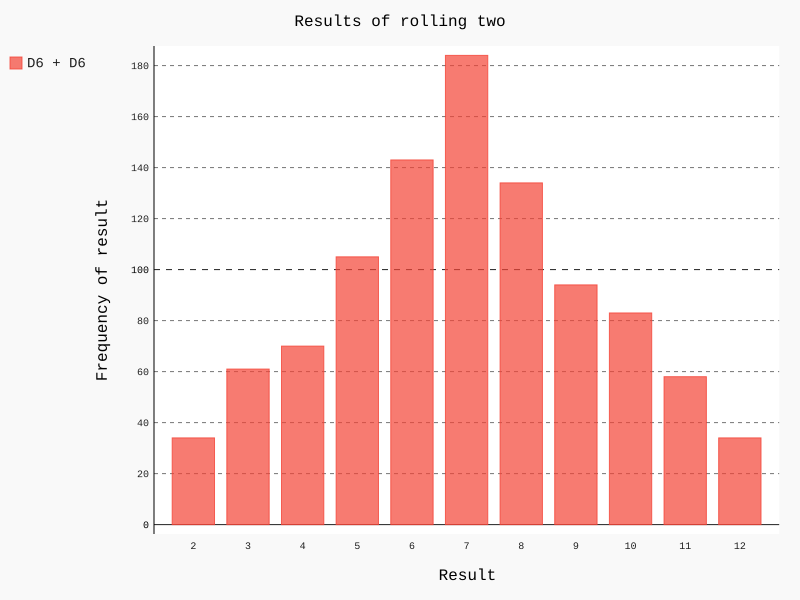

Generate this figure with Python:
"""Подбрасывание двух кубиков"""
import pygal
from die import Die

die_1 = Die()
die_2 = Die()

# Моделирование серии бросков с сохранением результатов в списке.
results = []

for x in range(1000):
    result = die_1.roll() + die_2.roll()
    results.append(result)

# Анализ результатов
frequencies = []

max_result = die_1.num_sides + die_2.num_sides
for value in range(2, max_result + 1):
    frequency = results.count(value)
    frequencies.append(frequency)

print(frequencies)

# Визуализация результатов
hist = pygal.Bar()

hist.title = "Results of rolling two"
hist.x_labels = ['2', '3', '4', '5', '6', '7', '8', '9', '10', '11', '12']
hist.x_title = "Result"
hist.y_title = "Frequency of result"

hist.add('D6 + D6', frequencies)
hist.render_to_file('dice_visual.svg')
